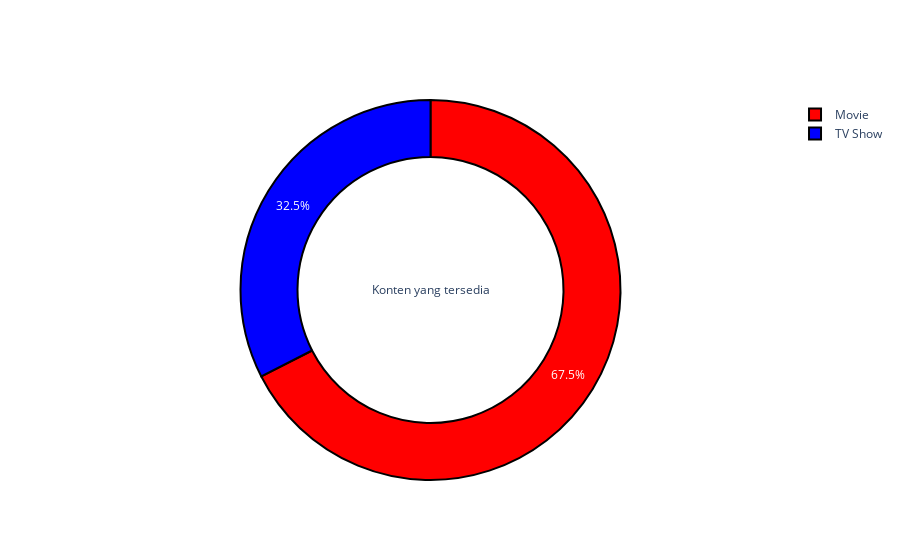

Notebook code for this chart:
### Markdown cell above
## Melihat persentase jumlah TV show dan movies

### Code cell
def pie_plot(cnt_srs, colors, title):
    labels=cnt_srs.index
    values=cnt_srs.values
    trace = go.Pie(labels=labels, 
                   values=values, 
                   title=title, 
                   hoverinfo='percent+value', 
                   textinfo='percent',
                   textposition='inside',
                   hole=0.7,
                   showlegend=True,
                   marker=dict(colors=colors,
                               line=dict(color='#000000',
                                         width=2),
                              )
                  )
    return trace


py.iplot([pie_plot(df2['type'].value_counts(), ['red', 'blue'], 'Konten yang tersedia')])

### Figure 1 — Plotly figure (JSON) as saved in the notebook; plotly's stock layout.template omitted (floating-point values rounded to 4 significant figures)
{"data": [{"hole": 0.7, "hoverinfo": "percent+value", "labels": ["Movie", "TV Show"], "marker": {"colors": ["red", "blue"], "line": {"color": "#000000", "width": 2}}, "showlegend": true, "textinfo": "percent", "textposition": "inside", "title": {"text": "Konten yang tersedia"}, "type": "pie", "values": [3939, 1898]}], "layout": {}}
